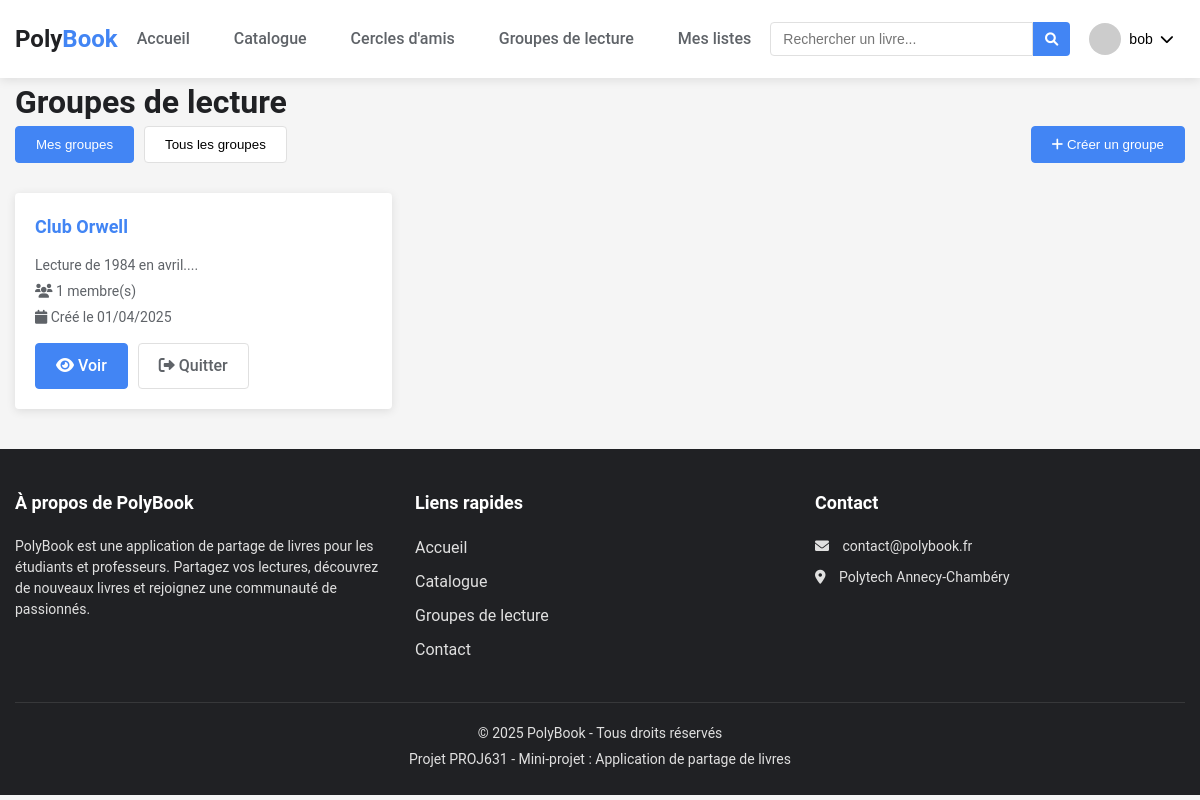
The page /website/groupes_lecture.php (signed in) on the database its author committed.
### tables this page shows
CREATE TABLE reading_group (
    id INT PRIMARY KEY,
    created_at DATE,
    name TEXT,
    description TEXT,
    creator_user_id INT
);

### website/connexion.php (called while the page is built, shortened)
<?php
function securiser($donnee) {
    return htmlspecialchars($donnee, ENT_QUOTES, 'UTF-8');
}
?>

### website/groupes_lecture.php (the view, shortened to what this page needs)
<!DOCTYPE html>
<html lang="fr">
<head>
    <link rel="stylesheet" href="styles.css">
    <link rel="stylesheet" href="https://cdnjs.cloudflare.com/ajax/libs/font-awesome/6.0.0/css/all.min.css">
</head>
<body>
    <?php
    require_once 'connexion.php';
    include 'header.php';
    $user_id = $_SESSION['user_id'];
    $my_groups_sql = "SELECT rg.*, COUNT(rgm.id) as member_count,
                     (rg.creator_user_id = $user_id) as is_creator
                     FROM reading_group rg
                     JOIN reading_group_member rgm ON rg.id = rgm.reading_group_id
                     WHERE rgm.user_id = $user_id
                     GROUP BY rg.id
                     ORDER BY is_creator DESC, rg.created_at DESC";
    $my_groups_result = $conn->query($my_groups_sql);
    ?>
    <main class="container">
        <h1>Groupes de lecture</h1>
        <div class="groups-tabs">
            <button class="tab-button active" data-tab="my-groups">Mes groupes</button>
            <button class="tab-button" data-tab="all-groups">Tous les groupes</button>
            <button id="create-group-btn" class="btn primary">
                <i class="fas fa-plus"></i> Créer un groupe
            </button>
        </div>
        <div class="tab-content active" id="my-groups">
            <?php if ($my_groups_result->num_rows > 0): ?>
                <div class="groups-grid">
                    <?php while ($group = $my_groups_result->fetch_assoc()): ?>
                        <div class="group-card">
                            <div class="group-header">
                                <h3><a href="groupe_lecture.php?id=<?php echo $group['id']; ?>"><?php echo securiser($group['name']); ?></a></h3>
                            </div>
                            <div class="group-info">
                                <p class="group-description"><?php echo securiser(substr($group['description'], 0, 150)); ?>...</p>
                                <p><i class="fas fa-users"></i> <?php echo $group['member_count']; ?> membre(s)</p>
                                <p><i class="fas fa-calendar"></i> Créé le <?php echo date('d/m/Y', strtotime($group['created_at'])); ?></p>
                            </div>
                            <div class="group-actions">
                                <a href="groupe_lecture.php?id=<?php echo $group['id']; ?>" class="btn primary">
                                    <i class="fas fa-eye"></i> Voir
                                </a>
                                <?php if ($group['is_creator']): ?>
                                    <a href="gerer_groupe.php?id=<?php echo $group['id']; ?>" class="btn secondary">
                                        <i class="fas fa-cog"></i> Gérer
                                    </a>
                                <?php else: ?>
                                    <a href="quitter_groupe.php?id=<?php echo $group['id']; ?>" class="btn secondary"
                                       onclick="return confirm('Êtes-vous sûr de vouloir quitter ce groupe ?');">
                                        <i class="fas fa-sign-out-alt"></i> Quitter
                                    </a>
                                <?php endif; ?>
                            </div>
                        </div>
                    <?php endwhile; ?>
                </div>
            <?php endif; ?>
        </div>
    </main>
    <?php include 'footer.php'; ?>
</body>
</html>

### website/styles.css (style rules this page uses)
:root { --primary-color: #4285f4; --primary-dark: #3367d6; --secondary-color: #5f6368; --accent-color: #fbbc05; --success-color: #34a853; --error-color: #ea4335; --info-color: #4285f4; --warning-color: #fbbc05; --light-gray: #f5f5f5; --medium-gray: #e0e0e0; --dark-gray: #5f6368; --white: #ffffff; --black: #202124; --border-radius: 4px; --box-shadow: 0 2px 10px rgba(0, 0, 0, 0.1); --transition: all 0.3s ease; --font-family: 'Roboto', 'Segoe UI', Arial, sans-serif; }
* { margin: 0; padding: 0; box-sizing: border-box; }
body { font-family: var(--font-family); font-size: 16px; line-height: 1.5; color: var(--black); background-color: var(--light-gray); }
a { text-decoration: none; color: var(--primary-color); transition: var(--transition); }
.container { max-width: 1200px; margin: 0 auto; padding: 0 15px; }
.btn { display: inline-block; padding: 10px 20px; border-radius: var(--border-radius); font-weight: 500; cursor: pointer; transition: var(--transition); text-align: center; }
.btn.primary { background-color: var(--primary-color); color: var(--white); border: 1px solid var(--primary-color); }
.btn.secondary { background-color: var(--white); color: var(--dark-gray); border: 1px solid var(--medium-gray); }
.groups-grid, .circles-grid { display: grid; grid-template-columns: repeat(auto-fill, minmax(300px, 1fr)); gap: 20px; margin-bottom: 20px; }
.group-card, .circle-card { background-color: var(--white); border-radius: var(--border-radius); box-shadow: var(--box-shadow); padding: 20px; transition: var(--transition); }
.group-header, .circle-header { display: flex; justify-content: space-between; align-items: center; margin-bottom: 15px; }
.group-header h3, .circle-header h3 { font-size: 18px; }
.group-info, .circle-info { margin-bottom: 15px; }
.group-description, .circle-description { font-size: 14px; color: var(--dark-gray); margin-bottom: 10px; }
.group-info p, .circle-info p { font-size: 14px; color: var(--dark-gray); margin-bottom: 5px; }
.group-actions, .circle-actions { display: flex; gap: 10px; }
.groups-tabs { display: flex; gap: 10px; margin-bottom: 30px; align-items: center; }
.tab-button { padding: 10px 20px; background-color: var(--white); border: 1px solid var(--medium-gray); border-radius: var(--border-radius); cursor: pointer; font-weight: 500; }
.tab-button.active { background-color: var(--primary-color); color: var(--white); border-color: var(--primary-color); }
.tab-content { display: none; }
.tab-content.active { display: block; }
#create-group-btn { margin-left: auto; }

### rows shown on the page
reading_group: name "Club Orwell", description "Lecture de 1984 en avril.", member_count "1", created_at "01/04/2025"

### other values the page prints
securiser($_SESSION['username']) "bob"
